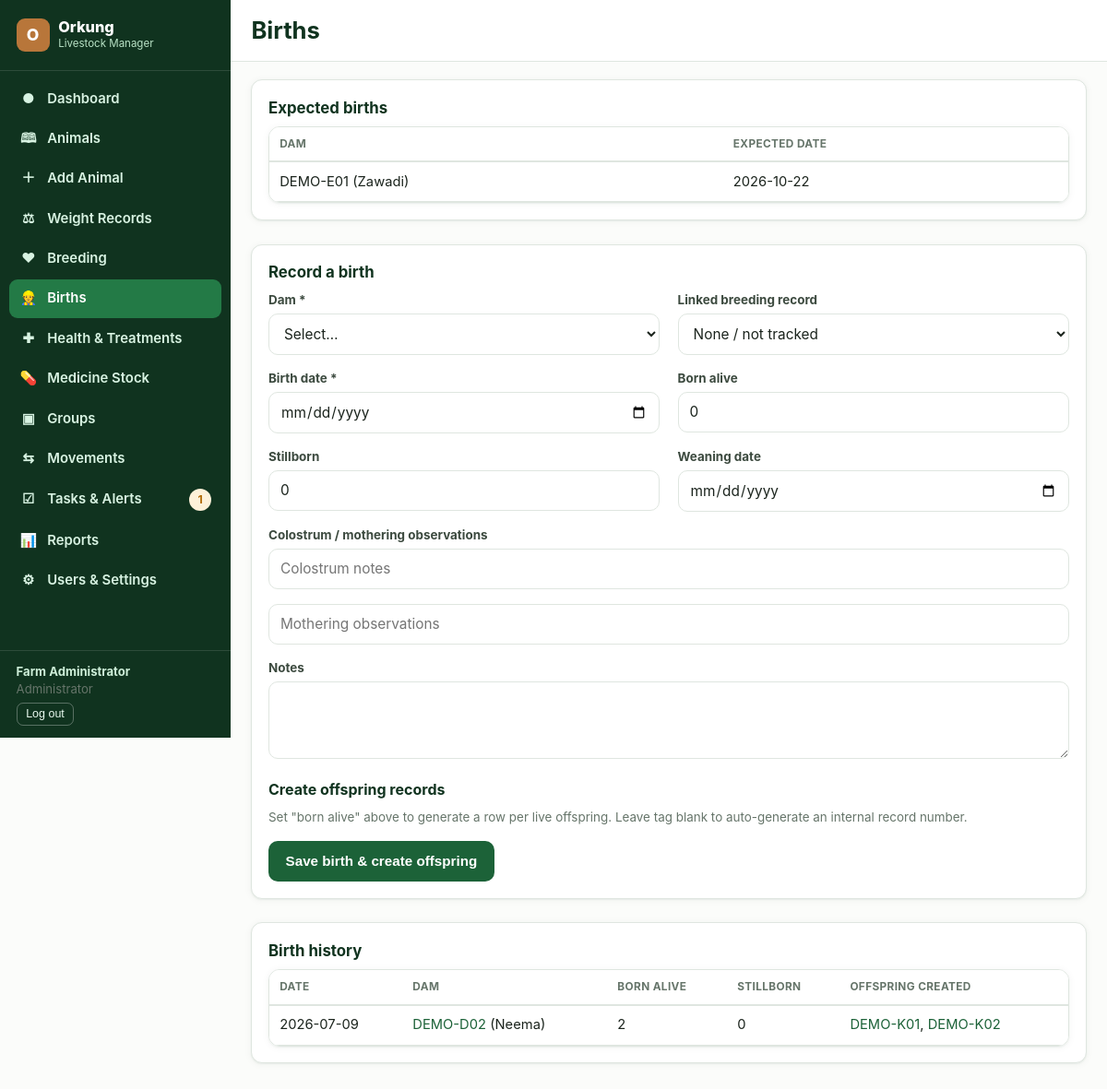
Page /breeding/births (signed in) on the committed database.
### tables this page shows
CREATE TABLE users (
    id INTEGER PRIMARY KEY AUTOINCREMENT,
    username TEXT NOT NULL UNIQUE,
    password_hash TEXT NOT NULL,
    full_name TEXT NOT NULL,
    email TEXT,
    role TEXT NOT NULL CHECK(role IN ('admin','manager','worker','viewer','vet')),
    active INTEGER NOT NULL DEFAULT 1,
    created_at TEXT NOT NULL DEFAULT (datetime('now')),
    last_login TEXT
);

CREATE TABLE breeding_records (
    id INTEGER PRIMARY KEY AUTOINCREMENT,
    dam_id INTEGER NOT NULL REFERENCES animals(id),
    sire_id INTEGER REFERENCES animals(id),
    sire_freeform TEXT,                       -- if sire not on-farm/not in register
    method TEXT NOT NULL CHECK(method IN ('natural','ai')),
    heat_observed_date TEXT,
    service_date TEXT,
    pregnancy_check_date TEXT,
    pregnancy_result TEXT CHECK(pregnancy_result IN ('pending','pregnant','not_pregnant') ),
    expected_birth_date TEXT,
    status TEXT NOT NULL DEFAULT 'active' CHECK(status IN ('active','completed','lost','not_pregnant')),
    loss_date TEXT,
    loss_notes TEXT,
    notes TEXT,
    created_by INTEGER REFERENCES users(id),
    created_at TEXT NOT NULL DEFAULT (datetime('now')),
    updated_at TEXT NOT NULL DEFAULT (datetime('now'))
);

CREATE TABLE animals (
    id INTEGER PRIMARY KEY AUTOINCREMENT,
    record_no TEXT NOT NULL UNIQUE,          -- internal record number e.g. ORK-000123
    tag_id TEXT NOT NULL,                    -- ear tag / ID
    eid TEXT,                                -- electronic ID
    name TEXT,
    species_id INTEGER NOT NULL REFERENCES species(id),
    breed_id INTEGER REFERENCES breeds(id),
    sex TEXT NOT NULL CHECK(sex IN ('female','male')),
    dob TEXT,
    dob_estimated INTEGER NOT NULL DEFAULT 0,
    birth_type TEXT,                         -- single/twin/triplet/other
    birth_weight REAL,
    color_markings TEXT,
    sire_id INTEGER REFERENCES animals(id),
    dam_id INTEGER REFERENCES animals(id),
    current_group_id INTEGER REFERENCES groups_(id),
    current_site_id INTEGER REFERENCES sites(id),
    source TEXT NOT NULL DEFAULT 'born_on_farm' CHECK(source IN ('born_on_farm','purchased','transferred_in')),
    acquisition_date TEXT,
    supplier TEXT,
    reproductive_status TEXT NOT NULL DEFAULT 'not_breeding',
    status TEXT NOT NULL DEFAULT 'active' CHECK(status IN ('active','sold','transferred','slaughtered','missing','deceased')),
    status_date TEXT,
    status_notes TEXT,
    photo_path TEXT,
    notes TEXT,
    is_demo INTEGER NOT NULL DEFAULT 0,
    created_by INTEGER REFERENCES users(id),
    created_at TEXT NOT NULL DEFAULT (datetime('now')),
    updated_by INTEGER REFERENCES users(id),
    updated_at TEXT NOT NULL DEFAULT (datetime('now'))
);

CREATE TABLE birth_records (
    id INTEGER PRIMARY KEY AUTOINCREMENT,
    breeding_id INTEGER REFERENCES breeding_records(id),
    dam_id INTEGER NOT NULL REFERENCES animals(id),
    sire_id INTEGER REFERENCES animals(id),
    birth_date TEXT NOT NULL,
    total_born INTEGER NOT NULL DEFAULT 0,
    born_alive INTEGER NOT NULL DEFAULT 0,
    stillborn INTEGER NOT NULL DEFAULT 0,
    colostrum_notes TEXT,
    mothering_notes TEXT,
    weaning_date TEXT,
    notes TEXT,
    created_by INTEGER REFERENCES users(id),
    created_at TEXT NOT NULL DEFAULT (datetime('now'))
);

### blueprints/breeding.py (the view)
@bp.route("/births")
@auth.login_required
def births():
    rows = db.query(
        "SELECT br.*, d.tag_id AS dam_tag, d.name AS dam_name FROM birth_records br "
        "JOIN animals d ON d.id=br.dam_id ORDER BY br.birth_date DESC")
    offspring_map = {}
    for r in rows:
        offspring_map[r["id"]] = db.query(
            "SELECT a.* FROM birth_offspring bo JOIN animals a ON a.id=bo.animal_id WHERE bo.birth_record_id=?", (r["id"],))
    pregnancies = db.query(
        "SELECT br.*, d.tag_id AS dam_tag, d.name AS dam_name FROM breeding_records br JOIN animals d ON d.id=br.dam_id "
        "WHERE br.status='active' AND br.pregnancy_result='pregnant' ORDER BY br.expected_birth_date")
    females = db.query("SELECT * FROM animals WHERE sex='female' AND status='active' ORDER BY tag_id")
    return render_template("births_index.html", rows=rows, offspring_map=offspring_map, pregnancies=pregnancies,
                           females=females, species_list=helpers.species_options(), breeds=helpers.breed_options(),
                           groups=helpers.group_options(), sites=helpers.site_options())

### auth.py (called while the page is built)
def load_logged_in_user():
    uid = session.get("user_id")
    if uid is None:
        g.user = None
    else:
        g.user = db.query("SELECT * FROM users WHERE id=? AND active=1", (uid,), one=True)
        if g.user is None:
            session.clear()

def login_required(view):
    @wraps(view)
    def wrapped(*args, **kwargs):
        if g.user is None:
            if request.path.startswith("/api/"):
                abort(401)
            return redirect(url_for("auth.login", next=request.path))
        return view(*args, **kwargs)
    return wrapped

def visible_sections(role):
    return NAV_SECTIONS.get(role, set())

### db.py (called while the page is built)
def get_db():
    if "db" not in g:
        g.db = sqlite3.connect(
            current_app.config["DATABASE"],
            detect_types=sqlite3.PARSE_DECLTYPES,
        )
        g.db.row_factory = sqlite3.Row
        g.db.execute("PRAGMA foreign_keys = ON")
    return g.db

def query(sql, args=(), one=False):
    cur = get_db().execute(sql, args)
    rows = cur.fetchall()
    cur.close()
    if one:
        return rows[0] if rows else None
    return rows

### helpers.py (called while the page is built)
def species_options(enabled_only=True):
    if enabled_only:
        return db.query("SELECT * FROM species WHERE enabled=1 ORDER BY name")
    return db.query("SELECT * FROM species ORDER BY name")

def breed_options(species_id=None):
    if species_id:
        return db.query("SELECT * FROM breeds WHERE species_id=? ORDER BY name", (species_id,))
    return db.query("SELECT * FROM breeds ORDER BY name")

def site_options():
    return db.query("SELECT * FROM sites WHERE active=1 ORDER BY name")

def group_options():
    return db.query("SELECT g.*, s.name AS site_name FROM groups_ g LEFT JOIN sites s ON s.id=g.site_id WHERE g.active=1 ORDER BY g.name")

### templates/births_index.html (shortened to what this page needs)
{% extends "base.html" %}
{% block heading %}Births{% endblock %}
{% block content %}
{% if pregnancies %}
<div class="card section">
  <h3>Expected births</h3>
  <div class="table-wrap"><table class="data"><thead><tr><th>Dam</th><th>Expected date</th></tr></thead><tbody>
  {% for p in pregnancies %}<tr><td data-label="Dam">{{ p.dam_tag }}{% if p.dam_name %} ({{ p.dam_name }}){% endif %}</td><td data-label="Expected date">{{ p.expected_birth_date or '—' }}</td></tr>{% endfor %}
  </tbody></table></div>
</div>
{% endif %}
{% if current_user.role in ('admin','manager','worker') %}
<div class="card section">
  <h3>Record a birth</h3>
  <form method="post" action="{{ url_for('breeding.add_birth') }}" data-draft-key="birth-new">
    <div class="form-grid">
      <div class="field"><label>Dam *</label>
        <select name="dam_id" id="birthDam" required onchange="fillFromPregnancy()"><option value="">Select&hellip;</option>
        </select>
      </div>
      <div class="field"><label>Linked breeding record</label>
        <select name="breeding_id" id="breedingSelect"><option value="">None / not tracked</option>
        </select>
      </div>
      <div class="field"><label>Birth date *</label><input type="date" name="birth_date" required></div>
      <div class="field"><label>Born alive</label><input type="number" id="bornAlive" name="born_alive" min="0" value="0" onchange="syncOffspringRows()"></div>
      <div class="field"><label>Stillborn</label><input type="number" name="stillborn" min="0" value="0"></div>
      <div class="field"><label>Weaning date</label><input type="date" name="weaning_date"></div>
      <div class="field" style="grid-column:1/-1;"><label>Colostrum / mothering observations</label><input type="text" name="colostrum_notes" placeholder="Colostrum notes"></div>
      <div class="field" style="grid-column:1/-1;"><input type="text" name="mothering_notes" placeholder="Mothering observations"></div>
      <div class="field" style="grid-column:1/-1;"><label>Notes</label><textarea name="notes"></textarea></div>
    </div>
    <h4>Create offspring records</h4>
    <p class="small muted">Set "born alive" above to generate a row per live offspring. Leave tag blank to auto-generate an internal record number.</p>
    <div class="btn-row" style="margin-top:1rem;">
      <button type="submit" class="btn">Save birth &amp; create offspring</button>
    </div>
  </form>
</div>
{% endif %}
<div class="card section">
  <h3>Birth history</h3>
  {% if rows %}
  <div class="table-wrap"><table class="data">
    <thead><tr><th>Date</th><th>Dam</th><th>Born alive</th><th>Stillborn</th><th>Offspring created</th></tr></thead>
    <tbody>
    {% for b in rows %}
    <tr>
      <td data-label="Date">{{ b.birth_date }}</td>
      <td data-label="Dam"><a href="{{ url_for('animals.profile', animal_id=b.dam_id) }}">{{ b.dam_tag }}</a>{% if b.dam_name %} ({{ b.dam_name }}){% endif %}</td>
      <td data-label="Born alive">{{ b.born_alive }}</td>
      <td data-label="Stillborn">{{ b.stillborn }}</td>
      <td data-label="Offspring created">
        {% for o in offspring_map.get(b.id, []) %}<a href="{{ url_for('animals.profile', animal_id=o.id) }}">{{ o.tag_id }}</a>{{ ", " if not loop.last }}{% else %}—{% endfor %}
      </td>
    </tr>
    {% endfor %}
    </tbody>
  </table></div>
  {% else %}<p class="muted">No births recorded yet.</p>{% endif %}
</div>
{% endblock %}

### templates/base.html (shortened to what this page needs)
<!doctype html>
<html lang="en">
<head>
<link rel="stylesheet" href="{{ url_for('static', filename='css/style.css') }}">
</head>
<body>
{% macro navlinks() %}
  {% if 'dashboard' in nav %}<a href="{{ url_for('dashboard.index') }}" class="{{ 'active' if request.endpoint=='dashboard.index' }}"><span class="ic">&#9679;</span> Dashboard</a>{% endif %}
  {% if 'animals' in nav %}<a href="{{ url_for('animals.list_view') }}" class="{{ 'active' if request.endpoint and request.endpoint.startswith('animals.') and request.endpoint!='animals.add' }}"><span class="ic">&#128366;</span> Animals</a>{% endif %}
  {% if 'add_animal' in nav %}<a href="{{ url_for('animals.add') }}" class="{{ 'active' if request.endpoint=='animals.add' }}"><span class="ic">&#65291;</span> Add Animal</a>{% endif %}
  {% if 'weights' in nav %}<a href="{{ url_for('weights.index') }}" class="{{ 'active' if request.endpoint and request.endpoint.startswith('weights.') }}"><span class="ic">&#9878;</span> Weight Records</a>{% endif %}
  {% if 'breeding' in nav %}<a href="{{ url_for('breeding.index') }}" class="{{ 'active' if request.endpoint=='breeding.index' }}"><span class="ic">&#9829;</span> Breeding</a>{% endif %}
  {% if 'births' in nav %}<a href="{{ url_for('breeding.births') }}" class="{{ 'active' if request.endpoint=='breeding.births' }}"><span class="ic">&#128119;</span> Births</a>{% endif %}
  {% if 'health' in nav %}<a href="{{ url_for('health.index') }}" class="{{ 'active' if request.endpoint and request.endpoint.startswith('health.') }}"><span class="ic">&#10010;</span> Health &amp; Treatments</a>{% endif %}
  {% if 'health' in nav %}<a href="{{ url_for('stock.index') }}" class="{{ 'active' if request.endpoint and request.endpoint.startswith('stock.') }}"><span class="ic">&#128138;</span> Medicine Stock</a>{% endif %}
  {% if 'groups' in nav %}<a href="{{ url_for('groups.index') }}" class="{{ 'active' if request.endpoint=='groups.index' }}"><span class="ic">&#9635;</span> Groups</a>{% endif %}
  {% if 'movements' in nav %}<a href="{{ url_for('groups.movements') }}" class="{{ 'active' if request.endpoint=='groups.movements' }}"><span class="ic">&#8646;</span> Movements</a>{% endif %}
  {% if 'tasks' in nav %}<a href="{{ url_for('tasks.index') }}" class="{{ 'active' if request.endpoint and request.endpoint.startswith('tasks.') }}"><span class="ic">&#9745;</span> Tasks &amp; Alerts {% if pending_tasks %}<span class="pill amber" style="margin-left:auto">{{ pending_tasks }}</span>{% endif %}</a>{% endif %}
  {% if 'reports' in nav %}<a href="{{ url_for('reports.index') }}" class="{{ 'active' if request.endpoint and request.endpoint.startswith('reports.') }}"><span class="ic">&#128202;</span> Reports</a>{% endif %}
  {% if 'admin' in nav %}<a href="{{ url_for('admin.users') }}" class="{{ 'active' if request.endpoint and request.endpoint.startswith('admin.') }}"><span class="ic">&#9881;</span> Users &amp; Settings</a>{% endif %}
{% endmacro %}
{% if current_user %}
<div class="app-shell">
  <aside class="sidebar" id="desktopSidebar">
    <div class="brand"><div class="mark">O</div><div><div class="name">Orkung</div><div class="tag">Livestock Manager</div></div></div>
    <nav>{{ navlinks() }}</nav>
    <div class="footer-user">
      <div><strong>{{ current_user.full_name }}</strong></div>
      <div class="muted">{{ role_labels[current_user.role] }}</div>
      <form method="post" action="{{ url_for('auth.logout') }}"><button type="submit">Log out</button></form>
    </div>
  </aside>
  <div class="main">
    <div class="topbar">
      <h1>{% block heading %}{% endblock %}</h1>
    </div>
    <div class="content">
      {% block content %}{% endblock %}
    </div>
  </div>
</div>
{% else %}
  {% block guest_content %}{% endblock %}
{% endif %}
</body>
</html>

### rows in the picture
users: full_name "Farm Administrator", role "Administrator"
breeding_records: dam_tag "DEMO-E01", dam_name "Zawadi", expected_birth_date "2026-10-22"
birth_records: birth_date "2026-07-09", dam_tag "DEMO-D02", dam_name "Neema", born_alive "2", stillborn "0"
animals: tag_id "DEMO-K01", last ","
animals: tag_id "DEMO-K02"

### other values in the picture
{{ pending_tasks }} "1"
